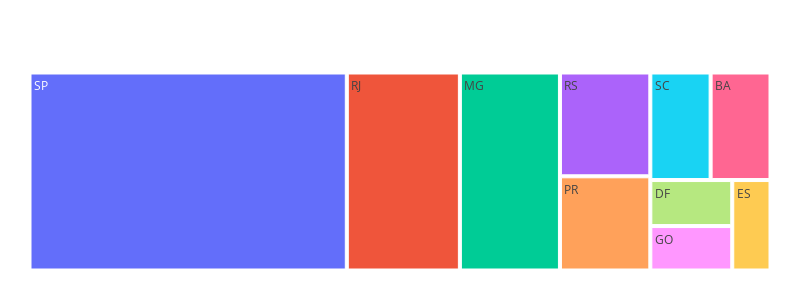

This figure's notebook cell:
### Markdown cell above
**D. Revenue per State**

### Code cell
plot_revenue_per_state(df=revenue_per_state)

### Figure 1 — Plotly figure (JSON) as saved in the notebook; plotly's stock layout.template omitted (floating-point values rounded to 4 significant figures)
{"data": [{"branchvalues": "total", "domain": {"x": [0, 1], "y": [0, 1]}, "hovertemplate": "labels=%{label}<br>Revenue=%{value}<br>parent=%{parent}<br>id=%{id}<extra></extra>", "ids": ["SP", "RJ", "MG", "RS", "PR", "SC", "BA", "DF", "GO", "ES"], "labels": ["SP", "RJ", "MG", "RS", "PR", "SC", "BA", "DF", "GO", "ES"], "name": "", "parents": ["", "", "", "", "", "", "", "", "", ""], "type": "treemap", "values": [5769000.0, 2056000.0, 1819000.0, 861600.0, 781900.0, 595200.0, 591300.0, 346100.0, 334300.0, 317700.0]}], "layout": {"height": 300, "legend": {"tracegroupgap": 0}, "margin": {"b": 25, "l": 25, "r": 25, "t": 50}, "width": 800}}
